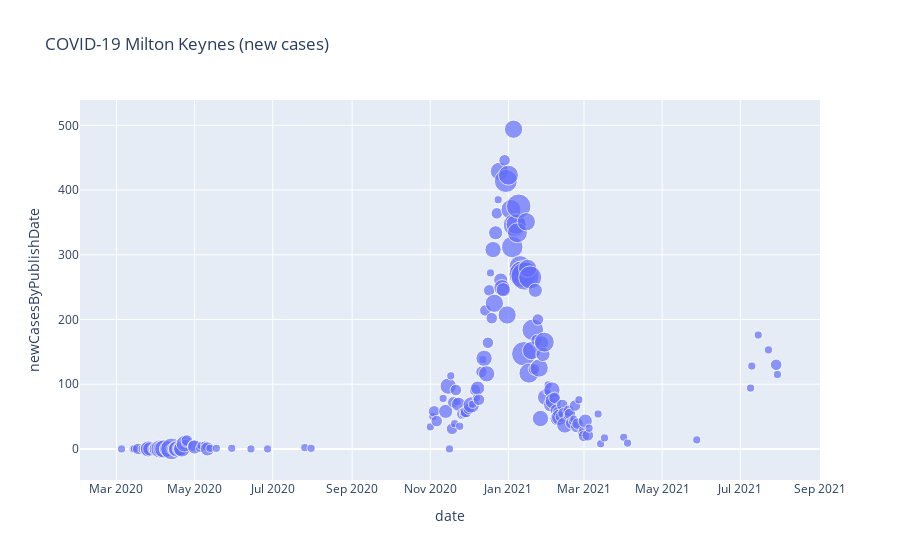

Notebook code for this chart:
### Code cell
# using plotly express
df = df.dropna()
fig = px.scatter(df, x='date', y='newCasesByPublishDate', size="newDeaths28DaysByDeathDate", title="COVID-19 Milton Keynes (new cases)")
fig.show()

### Figure 1 — Plotly figure (JSON) as saved in the notebook; plotly's stock layout.template omitted (floating-point values rounded to 4 significant figures; data arrays with more than 128 entries replaced by an {"elided": "..."} marker saying what was removed)
{"data": [{"hovertemplate": "date=%{x}<br>newCasesByPublishDate=%{y}<br>newDeaths28DaysByDeathDate=%{marker.size}<extra></extra>", "legendgroup": "", "marker": {"color": "#636efa", "size": {"elided": "515 int values"}, "sizemode": "area", "sizeref": 0.03, "symbol": "circle"}, "mode": "markers", "name": "", "orientation": "v", "showlegend": false, "type": "scatter", "x": {"elided": "515 str values"}, "xaxis": "x", "y": {"elided": "515 int values"}, "yaxis": "y"}], "layout": {"legend": {"itemsizing": "constant", "tracegroupgap": 0}, "title": {"text": "COVID-19 Milton Keynes (new cases)"}, "xaxis": {"anchor": "y", "domain": [0, 1], "title": {"text": "date"}}, "yaxis": {"anchor": "x", "domain": [0, 1], "title": {"text": "newCasesByPublishDate"}}}}
